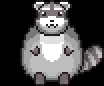

Rendered tile map (Tiled .tmx) drawn with the repository's tilesets; below, a short description and the full map source, tile grids included:
An orthogonal 1x1 tile map with 104x86 px tiles, 1 tile layer (Tile Layer 1).

<map version="1.10" tiledversion="1.10.1" orientation="orthogonal" renderorder="right-down" width="1" height="1" tilewidth="104" tileheight="86" infinite="0" nextlayerid="2" nextobjectid="1">
 <tileset firstgid="1" source="Racoon_NPC.tsx" />
 <layer id="1" name="Tile Layer 1" width="1" height="1">
  <data encoding="csv">
1
</data>
 </layer>
</map>
